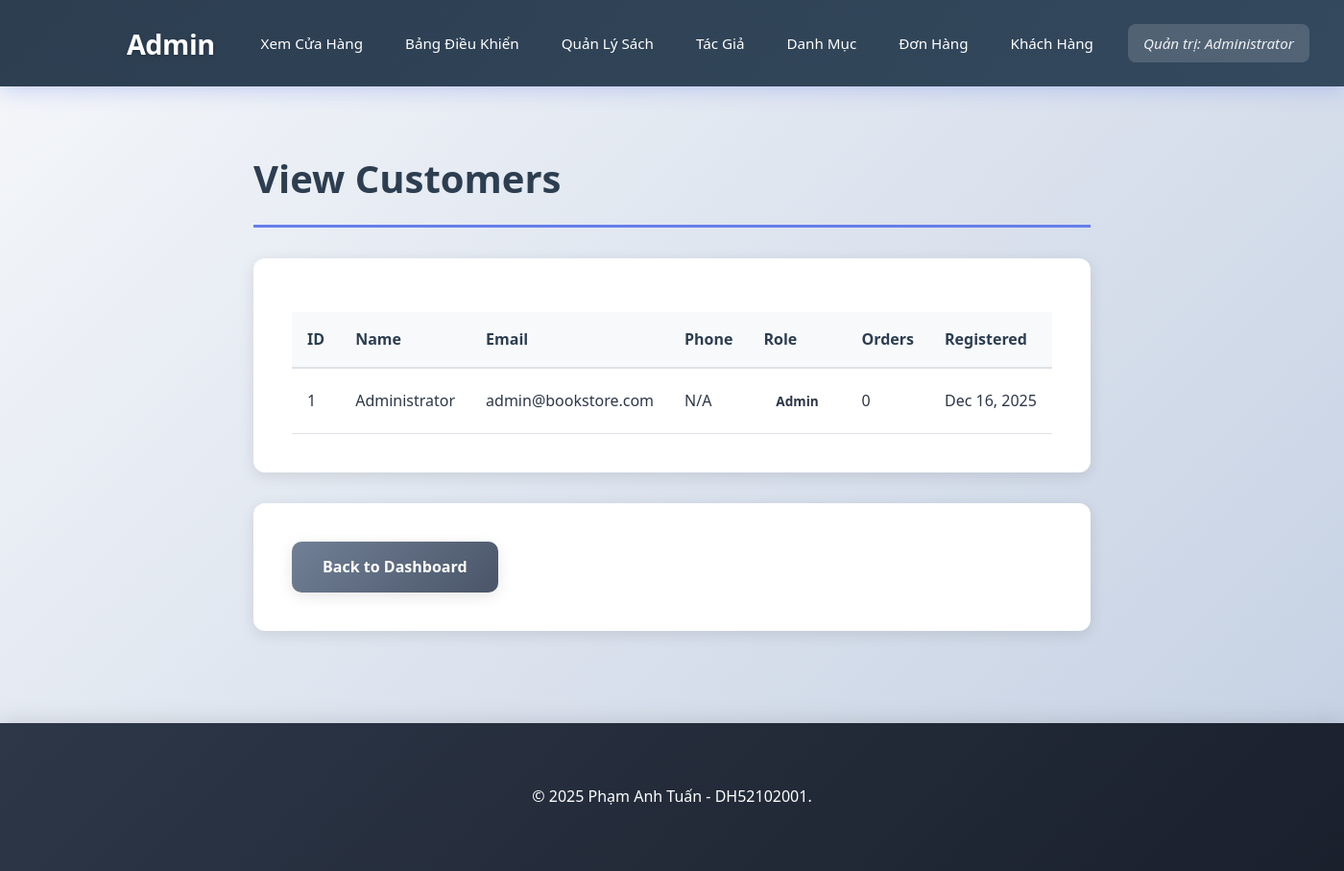
The page /admin/customers.php (signed in) on the database its author committed.
### tables this page shows
CREATE TABLE customers (
    id INT AUTO_INCREMENT PRIMARY KEY,
    name VARCHAR(255) NOT NULL,
    email VARCHAR(255) NOT NULL UNIQUE,
    phone VARCHAR(20),
    address TEXT,
    password VARCHAR(255) NOT NULL,
    role ENUM('user', 'admin') DEFAULT 'user',
    created_at TIMESTAMP DEFAULT CURRENT_TIMESTAMP,
    updated_at TIMESTAMP DEFAULT CURRENT_TIMESTAMP ON UPDATE CURRENT_TIMESTAMP
);

### admin/customers.php (the view, shortened to what this page needs)
<?php
require_once '../config/database.php';
try {
    $stmt = $pdo->query("
        SELECT c.*, COUNT(o.id) as order_count
        FROM customers c
        LEFT JOIN orders o ON c.id = o.customer_id
        GROUP BY c.id
        ORDER BY c.created_at DESC
    ");
    $customers = $stmt->fetchAll();
} catch (PDOException $e) {
    $customers = [];
    $error = "Error loading customers: " . $e->getMessage();
}
?>
<!DOCTYPE html>
<html lang="en">
<head>
    <link rel="stylesheet" href="../assets/css/style.css">
    <link rel="stylesheet" href="../assets/css/admin.css">
</head>
<body class="admin-page">
    <?php include '../includes/header.php'; ?>
    <main class="container">
        <div class="admin-dashboard">
            <h1>View Customers</h1>
            <div class="dashboard-section">
                <?php if (empty($customers)): ?>
                    <div class="no-data">No customers found.</div>
                <?php else: ?>
                    <div class="table-responsive">
                        <table class="admin-table">
                            <thead>
                                <tr>
                                    <th>ID</th>
                                    <th>Name</th>
                                    <th>Email</th>
                                    <th>Phone</th>
                                    <th>Role</th>
                                    <th>Orders</th>
                                    <th>Registered</th>
                                </tr>
                            </thead>
                            <tbody>
                                <?php foreach ($customers as $customer): ?>
                                    <tr>
                                        <td><?php echo $customer['id']; ?></td>
                                        <td><?php echo htmlspecialchars($customer['name']); ?></td>
                                        <td><?php echo htmlspecialchars($customer['email']); ?></td>
                                        <td><?php echo htmlspecialchars($customer['phone'] ?? 'N/A'); ?></td>
                                        <td>
                                            <span class="status-badge status-<?php echo $customer['role'] ?? 'user'; ?>">
                                                <?php echo ucfirst($customer['role'] ?? 'user'); ?>
                                            </span>
                                        </td>
                                        <td><?php echo $customer['order_count']; ?></td>
                                        <td><?php echo date('M j, Y', strtotime($customer['created_at'])); ?></td>
                                    </tr>
                                <?php endforeach; ?>
                            </tbody>
                        </table>
                    </div>
                <?php endif; ?>
            </div>
            <div class="quick-actions">
                <a href="index.php" class="btn btn-secondary">Back to Dashboard</a>
            </div>
        </div>
    </main>
    <?php include '../includes/footer.php'; ?>
</body>
</html>

### assets/css/style.css (style rules this page uses)
* { margin: 0; padding: 0; box-sizing: border-box; }
body { font-family: "Segoe UI", Tahoma, Geneva, Verdana, sans-serif; line-height: 1.6; color: #2d3748; background: linear-gradient(135deg, #f5f7fa 0%, #c3cfe2 100%); min-height: 100vh; display: flex; flex-direction: column; }
.container { max-width: 1200px; margin: 0 auto; padding: 2rem; flex: 1; }
.btn { padding: 0.875rem 2rem; border: none; border-radius: 10px; font-size: 1rem; font-weight: 600; cursor: pointer; text-decoration: none; display: inline-block; transition: all 0.3s ease; box-shadow: 0 4px 15px rgba(0, 0, 0, 0.1); }
.btn-secondary { background: linear-gradient(135deg, #718096 0%, #4a5568 100%); color: white; }

### assets/css/admin.css (style rules this page uses)
body.admin-page { background-color: #f8f9fa; }
.admin-dashboard { padding: 2rem 0; max-width: 100%; }
.admin-dashboard h1 { color: #2c3e50; margin-bottom: 2rem; font-size: 2.5rem; font-weight: 700; padding-bottom: 1rem; border-bottom: 3px solid #667eea; }
body.admin-page main.container { padding: 2rem 0; }
.quick-actions { background: white; border-radius: 12px; padding: 2.5rem; margin-bottom: 2rem; box-shadow: 0 4px 15px rgba(0,0,0,0.1); }
.dashboard-section { background: white; border-radius: 12px; padding: 2.5rem; margin-bottom: 2rem; box-shadow: 0 4px 15px rgba(0,0,0,0.1); transition: box-shadow 0.3s; }
.table-responsive { overflow-x: auto; }
.admin-table { width: 100%; border-collapse: collapse; margin-top: 1rem; }
.admin-table th { background: #f8f9fa; padding: 1rem; text-align: left; font-weight: 600; color: #2c3e50; border-bottom: 2px solid #dee2e6; }
.admin-table td { padding: 1rem; border-bottom: 1px solid #dee2e6; }
.status-badge { padding: 0.4rem 0.8rem; border-radius: 20px; font-size: 0.85rem; font-weight: 600; display: inline-block; }

### rows shown on the page
customers: id "1", name "Administrator", email "admin@bookstore.com", phone "N/A", role "Admin", order_count "0", created_at "Dec 16, 2025"

### other values the page prints
$_SESSION['customer_name'] "Administrator"
